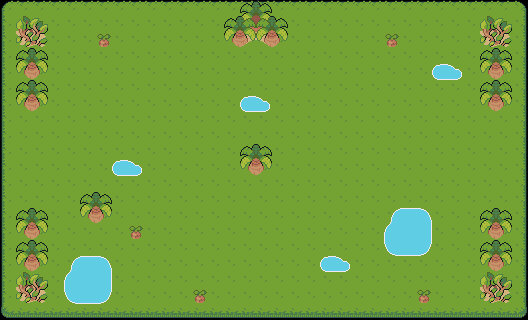

Tiled map render using the project's own tile images. Description and the whole map definition, tile-layer contents included, below:
An orthogonal 33x20 tile map with 16x16 px tiles, 3 tile layers (Tile Layer 1, Tile Layer 2, Tile Layer 3), 2 tilesets and 10 objects (start, 0, 1, 2, 3, ...).

<map version="1.10" tiledversion="1.10.2" orientation="orthogonal" renderorder="right-down" width="33" height="20" tilewidth="16" tileheight="16" infinite="0" nextlayerid="7" nextobjectid="12">
 <tileset firstgid="1" name="TilesetField" tilewidth="16" tileheight="16" tilecount="75" columns="5">
  <image source="images/TilesetField.png" width="80" height="240" />
 </tileset>
 <tileset firstgid="76" name="TilesetDesert" tilewidth="16" tileheight="16" tilecount="240" columns="20">
  <image source="images/TilesetDesert.png" width="320" height="192" />
 </tileset>
 <layer id="1" name="Tile Layer 1" width="33" height="20">
  <data encoding="csv">
31,32,32,32,32,32,32,32,32,32,32,32,32,32,32,32,32,32,32,32,32,32,32,32,32,32,32,32,32,32,32,32,33,
36,37,37,37,37,37,37,37,37,37,37,37,37,37,37,37,37,37,37,37,37,37,37,37,37,37,37,37,37,37,37,37,38,
36,37,37,37,37,37,37,37,37,37,37,37,37,37,37,37,37,37,37,37,37,37,37,37,37,37,37,37,37,37,37,37,38,
36,37,37,37,37,37,37,37,37,37,37,37,37,37,37,37,37,37,37,37,37,37,37,37,37,37,37,37,37,37,37,37,38,
36,37,37,37,37,37,37,37,37,37,37,37,37,37,37,37,37,37,37,37,37,37,37,37,37,37,37,37,37,37,37,37,38,
36,37,37,37,37,37,37,37,37,37,37,37,37,37,37,37,37,37,37,37,37,37,37,37,37,37,37,37,37,37,37,37,38,
36,37,37,37,37,37,37,37,37,37,37,37,37,37,37,37,37,37,37,37,37,37,37,37,37,37,37,37,37,37,37,37,38,
36,37,37,37,37,37,37,37,37,37,37,37,37,37,37,37,37,37,37,37,37,37,37,37,37,37,37,37,37,37,37,37,38,
36,37,37,37,37,37,37,37,37,37,37,37,37,37,37,37,37,37,37,37,37,37,37,37,37,37,37,37,37,37,37,37,38,
36,37,37,37,37,37,37,37,37,37,37,37,37,37,37,37,37,37,37,37,37,37,37,37,37,37,37,37,37,37,37,37,38,
36,37,37,37,37,37,37,37,37,37,37,37,37,37,37,37,37,37,37,37,37,37,37,37,37,37,37,37,37,37,37,37,38,
36,37,37,37,37,37,37,37,37,37,37,37,37,37,37,37,37,37,37,37,37,37,37,37,37,37,37,37,37,37,37,37,38,
36,37,37,37,37,37,37,37,37,37,37,37,37,37,37,37,37,37,37,37,37,37,37,37,37,37,37,37,37,37,37,37,38,
36,37,37,37,37,37,37,37,37,37,37,37,37,37,37,37,37,37,37,37,37,37,37,37,37,37,37,37,37,37,37,37,38,
36,37,37,37,37,37,37,37,37,37,37,37,37,37,37,37,37,37,37,37,37,37,37,37,37,37,37,37,37,37,37,37,38,
36,37,37,37,37,37,37,37,37,37,37,37,37,37,37,37,37,37,37,37,37,37,37,37,37,37,37,37,37,37,37,37,38,
36,37,37,37,37,37,37,37,37,37,37,37,37,37,37,37,37,37,37,37,37,37,37,37,37,37,37,37,37,37,37,37,38,
36,37,37,37,37,37,37,37,37,37,37,37,37,37,37,37,37,37,37,37,37,37,37,37,37,37,37,37,37,37,37,37,38,
36,37,37,37,37,37,37,37,37,37,37,37,37,37,37,37,37,37,37,37,37,37,37,37,37,37,37,37,37,37,37,37,38,
41,42,42,42,42,42,42,42,42,42,42,42,42,42,42,42,42,42,42,42,42,42,42,42,42,42,42,42,42,42,42,42,43
</data>
 </layer>
 <layer id="5" name="Tile Layer 2" width="33" height="20">
  <data encoding="csv">
0,0,0,0,0,0,0,0,0,0,0,0,0,0,226,227,228,229,0,0,0,0,0,0,0,0,0,0,0,0,0,0,0,
0,284,285,0,0,0,0,0,0,0,0,0,0,0,246,247,248,249,0,0,0,0,0,0,0,0,0,0,0,0,284,285,0,
0,304,305,0,0,0,310,0,0,0,0,0,0,0,266,267,268,269,0,0,0,0,0,0,310,0,0,0,0,0,304,305,0,
0,286,287,0,0,0,0,0,0,0,0,0,0,0,0,0,0,0,0,0,0,0,0,0,0,0,0,0,0,0,286,287,0,
0,306,307,0,0,0,0,0,0,0,0,0,0,0,0,0,0,0,0,0,0,0,0,0,0,0,0,293,294,0,306,307,0,
0,286,287,0,0,0,0,0,0,0,0,0,0,0,0,0,0,0,0,0,0,0,0,0,0,0,0,0,0,0,286,287,0,
0,306,307,0,0,0,0,0,0,0,0,0,0,0,0,293,294,0,0,0,0,0,0,0,0,0,0,0,0,0,306,307,0,
0,0,0,0,0,0,0,0,0,0,0,0,0,0,0,0,0,0,0,0,0,0,0,0,0,0,0,0,0,0,0,0,0,
0,0,0,0,0,0,0,0,0,0,0,0,0,0,0,0,0,0,0,0,0,0,0,0,0,0,0,0,0,0,0,0,0,
0,0,0,0,0,0,0,0,0,0,0,0,0,0,0,286,287,0,0,0,0,0,0,0,0,0,0,0,0,0,0,0,0,
0,0,0,0,0,0,0,293,294,0,0,0,0,0,0,306,307,0,0,0,0,0,0,0,0,0,0,0,0,0,0,0,0,
0,0,0,0,0,0,0,0,0,0,0,0,0,0,0,0,0,0,0,0,0,0,0,0,0,0,0,0,0,0,0,0,0,
0,0,0,0,0,286,287,0,0,0,0,0,0,0,0,0,0,0,0,0,0,0,0,0,0,0,0,0,0,0,0,0,0,
0,286,287,0,0,306,307,0,0,0,0,0,0,0,0,0,0,0,0,0,0,0,0,0,233,234,235,0,0,0,286,287,0,
0,306,307,0,0,0,0,0,310,0,0,0,0,0,0,0,0,0,0,0,0,0,0,0,253,254,255,0,0,0,306,307,0,
0,286,287,0,0,0,0,0,0,0,0,0,0,0,0,0,0,0,0,0,0,0,0,0,273,274,275,0,0,0,286,287,0,
0,306,307,0,233,234,235,0,0,0,0,0,0,0,0,0,0,0,0,0,293,294,0,0,0,0,0,0,0,0,306,307,0,
0,284,285,0,253,254,255,0,0,0,0,0,0,0,0,0,0,0,0,0,0,0,0,0,0,0,0,0,0,0,284,285,0,
0,304,305,0,273,274,275,0,0,0,0,0,310,0,0,0,0,0,0,0,0,0,0,0,0,0,310,0,0,0,304,305,0,
0,0,0,0,0,0,0,0,0,0,0,0,0,0,0,0,0,0,0,0,0,0,0,0,0,0,0,0,0,0,0,0,0
</data>
 </layer>
 <layer id="6" name="Tile Layer 3" width="33" height="20">
  <data encoding="csv">
0,0,0,0,0,0,0,0,0,0,0,0,0,0,0,0,0,0,0,0,0,0,0,0,0,0,0,0,0,0,0,0,0,
0,0,0,0,0,0,0,0,0,0,0,0,0,0,0,0,0,0,0,0,0,0,0,0,0,0,0,0,0,0,0,0,0,
0,0,0,0,0,0,0,0,0,0,0,0,0,0,0,0,0,0,0,0,0,0,0,0,0,0,0,0,0,0,0,0,0,
0,0,0,0,0,0,0,0,0,0,0,0,0,0,0,0,0,0,0,0,0,0,0,0,0,0,0,0,0,0,0,0,0,
0,0,0,0,0,0,0,0,0,0,0,0,0,0,0,0,0,0,0,0,0,0,0,0,0,0,0,0,0,0,0,0,0,
0,0,0,0,0,0,0,0,0,0,0,0,0,0,0,0,0,0,0,0,0,0,0,0,0,0,0,0,0,0,0,0,0,
0,0,0,0,0,0,0,0,0,0,0,0,0,0,0,0,0,0,0,0,0,0,0,0,0,0,0,0,0,0,0,0,0,
0,0,0,0,0,0,0,0,0,0,0,0,0,0,0,0,0,0,0,0,0,0,0,0,0,0,0,0,0,0,0,0,0,
0,0,0,0,0,0,0,0,0,0,0,0,0,0,0,0,0,0,0,0,0,0,0,0,0,0,0,0,0,0,0,0,0,
0,0,0,0,0,0,0,0,0,0,0,0,0,0,0,0,0,0,0,0,0,0,0,0,0,0,0,0,0,0,0,0,0,
0,0,0,0,0,0,0,0,0,0,0,0,0,0,0,0,0,0,0,0,0,0,0,0,0,0,0,0,0,0,0,0,0,
0,0,0,0,0,0,0,0,0,0,0,0,0,0,0,0,0,0,0,0,0,0,0,0,0,0,0,0,0,0,0,0,0,
0,0,0,0,0,0,0,0,0,0,0,0,0,0,0,0,0,0,0,0,0,0,0,0,0,0,0,0,0,0,0,0,0,
0,0,0,0,0,0,0,0,0,0,0,0,0,0,0,0,0,0,0,0,0,0,0,0,0,0,0,0,0,0,0,0,0,
0,0,0,0,0,0,0,0,0,0,0,0,0,0,0,0,0,0,0,0,0,0,0,0,0,0,0,0,0,0,0,0,0,
0,0,0,0,0,0,0,0,0,0,0,0,0,0,0,0,0,0,0,0,0,0,0,0,0,0,0,0,0,0,0,0,0,
0,0,0,0,0,0,0,0,0,0,0,0,0,0,0,0,0,0,0,0,0,0,0,0,0,0,0,0,0,0,0,0,0,
0,0,0,0,0,0,0,0,0,0,0,0,0,0,0,0,0,0,0,0,0,0,0,0,0,0,0,0,0,0,0,0,0,
0,0,0,0,0,0,0,0,0,0,0,0,0,0,0,0,0,0,0,0,0,0,0,0,0,0,0,0,0,0,0,0,0,
0,0,0,0,0,0,0,0,0,0,0,0,0,0,0,0,0,0,0,0,0,0,0,0,0,0,0,0,0,0,0,0,0
</data>
 </layer>
 <objectgroup id="2" name="stages">
  <object id="1" name="start" x="16" y="144" width="48" height="48" />
  <object id="2" name="0" x="76.8333" y="84.5" width="48" height="48" />
  <object id="3" name="1" x="141" y="43.3333" width="48" height="48" />
  <object id="4" name="2" x="176.667" y="119.333" width="48" height="48" />
  <object id="5" name="3" x="186.667" y="193.667" width="48" height="48" />
  <object id="6" name="4" x="261.223" y="223.813" width="48" height="48" />
  <object id="7" name="5" x="296.044" y="142.047" width="48" height="48" />
  <object id="8" name="7" x="381.812" y="130.568" width="48" height="48" />
  <object id="9" name="end" x="453.519" y="125.164" width="66.9116" height="66.9116" />
  <object id="10" name="6" x="321.706" y="57.4541" width="48" height="48" />
 </objectgroup>
</map>
